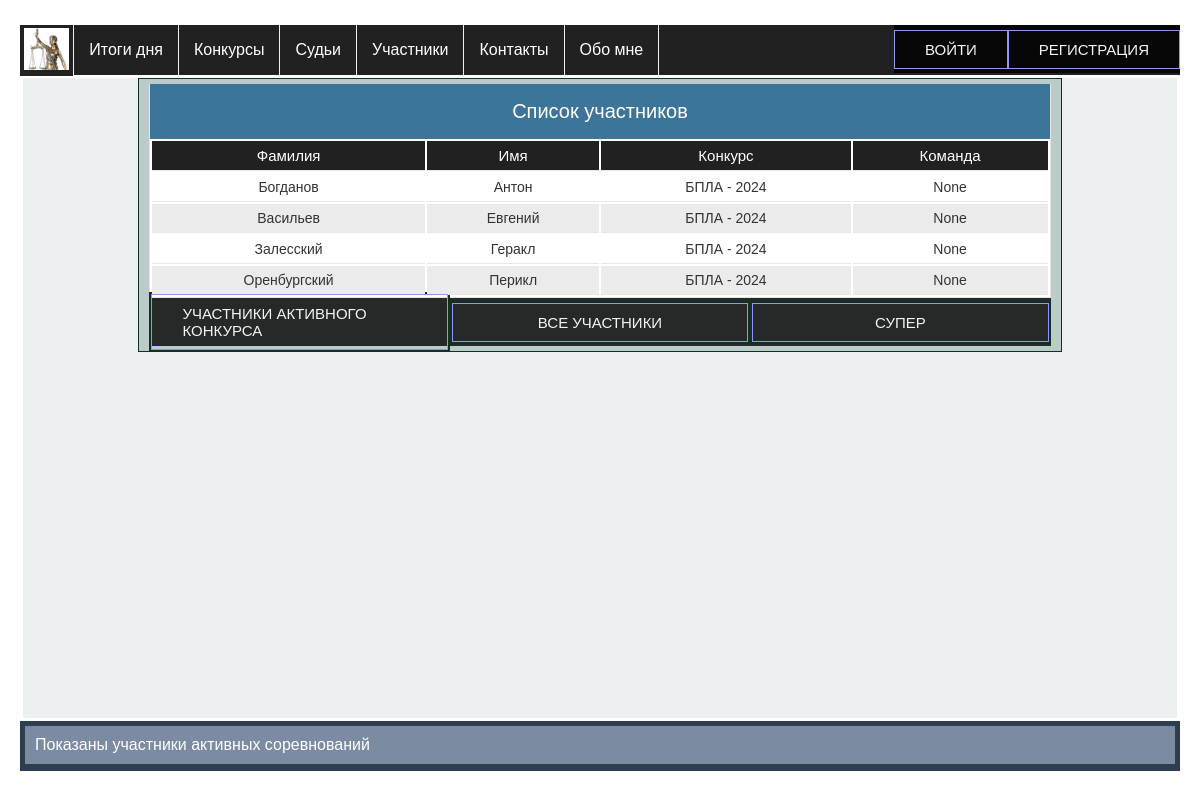
The page /judges/participants_list/active on the database as committed earlier.
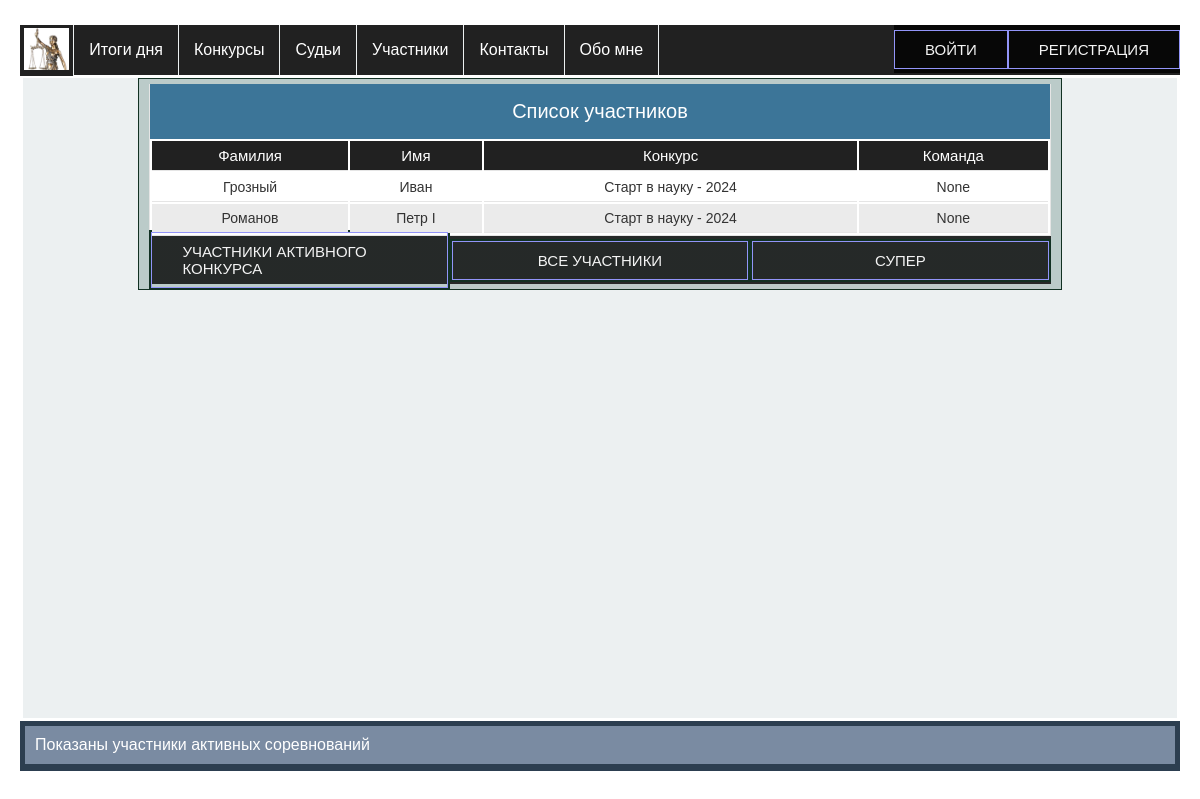
The same page on the database as committed later.
### app_for_judges/models.py (models this page shows, shortened)
class Participant(models.Model):
    objects = None
    class Meta:
        db_table = 'participants'
        verbose_name = _('Участник')
        verbose_name_plural = _('Участники')
    team = models.ForeignKey('ParticipantsTeam', on_delete=models.SET_NULL, null=True, blank=True,
                             verbose_name=_('Команда'))
    name = models.CharField(_('Имя'), max_length=25)
    last_name = models.CharField(_('Фамилия'), max_length=25)
    organization = models.CharField(_('Образовательное учреждение'), max_length=100,
                                    default='ФГКОУ "Оренбургское ПКУ"')
    birthday = models.DateField(_('Дата рождения'))
    competition = models.ForeignKey(Competition, on_delete=models.SET_NULL, null=True, blank=True,
                                    verbose_name=_('Соревнования'))

### app_for_competitions/models.py (models this page shows)
class Competition(models.Model):
    class Meta:
        db_table = 'competitions'
        verbose_name = _('Конкурс')  # наименование в админке в единственном числе
        verbose_name_plural = _('Конкурсы')  # наименование в админке во множественном числе
    name = models.CharField(_('Сокращенное название'), max_length=50, unique=True)
    fullname = models.CharField(_('Полное наименование конкурса'), max_length=200,
                                default=None)
    date = models.DateField(_('Дата проведения'),
                            help_text="Дата начала")
    active = models.BooleanField(_('Активен'), default=True)
    def __str__(self):
        return self.name

### app_for_judges/views.py (the view)
# urls.py: path('participants_list/<str:filter>', participants_list, name='participants_list'),
def participants_list(request, filter):
    context = {'title': 'Список участников'}
    if filter == 'active':
        participants = Participant.objects.filter(competition__active=True).order_by('competition', 'last_name')
        messages.success(request, _('Показаны участники активных соревнований'))
    elif filter == 'all':
        participants = Participant.objects.all().order_by('competition', 'last_name')
        messages.success(request, _('Показаны все участники'))
    context['participants'] = participants
    context['table_title'] = PARTICIPANT_TABLE_TITLE
    return render(request, 'app_for_judges/view_participants.html', context)

### app_for_judges/templates/app_for_judges/view_participants.html (shortened to what this page needs)
{% extends 'base.html' %}
{% load static %}
{% block content %}
<div class="row">
    <div class="table-caption">{{ title }}</div>
    {% if not participants %}
    <h3 class="center">Нет активного конкурса, или у конкурса еще нет участников </h3>
    {% else %}
    <table id="table">
        <thead>
        <tr>
            {% for value in table_title %}
            {% if value != 'Редактор' %}
            <th>{{ value }}</th>
            {% else %}
            {% if user.judge.status == 'M' or user.judge.status == 'J' %}
            <th>{{ value }}</th>
            {% endif %}
            {% endif %}
            {% endfor %}
        </tr>
        </thead>
        <tbody>
        {% for participant in participants %}
        <tr>
            <td>{{ participant.last_name }}</td>
            <td>{{ participant.name }}</td>
            <td>{{ participant.competition }}</td>
            <td>{{ participant.team }}</td>
        </tr>
        {% endfor %}
        </tbody>
    </table>
    {% endif %}
    <div class="container">
        <div class="btn-col-3">
            <a href="{% url 'participants_list' filter='active' %}" class="btn a_btn">Участники активного конкурса</a>
        </div>
        <div class="btn-col-3">
            <a href="{% url 'participants_list' filter='all' %}" class="btn a_btn">Все участники</a>
        </div>
        <div class="btn-col-3">
            {% if user.judge.status == 'M' or user.judge.status == 'J' %}
            <a href="{% url 'add_participant' %}" class="btn a_btn">Добавить участника</a>
            {% else %}
            <a href="{% url 'participants_list' filter='all' %}" class="btn a_btn">Супер</a>
            {% endif %}
        </div>
    </div>
</div>
{% endblock %}

Rows that differ between the two databases and show on the page:
no longer on this page (row unchanged): Participant: last_name "Богданов", name "Антон", competition "БПЛА - 2024", team "None"
no longer on this page (row unchanged): Participant: last_name "Васильев", name "Евгений", competition "БПЛА - 2024", team "None"
no longer on this page (row unchanged): Participant: last_name "Залесский", name "Геракл", competition "БПЛА - 2024", team "None"
no longer on this page (row unchanged): Participant: last_name "Оренбургский", name "Перикл", competition "БПЛА - 2024", team "None"
added Participant: last_name "Грозный", name "Иван", competition "Старт в науку - 2024", team "None"
added Participant: last_name "Романов", name "Петр I", competition "Старт в науку - 2024", team "None"
